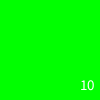
Frame 1 (no input)
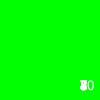
Frame 60 (the mouse pressed at the canvas centre just before this capture)
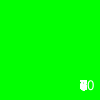
Frame 120 (the mouse held since frame 60 and released just before this capture)

The Processing sketch that drew these frames (run headless with seeded random() and noise(); from frame 60 on, the mouse is pressed at the canvas centre):

// Processing sketch: H012_Opd2
// ── H012_Opd2.pde
int klik;
boolean einde;
int seconden;
int sOver;

void setup(){
background(0,255,0);

klik = 0;
einde = false;
}
void draw(){
   
seconden = millis()/1000;
sOver = 10 - seconden;
 fill(255,255,255);
  textSize(15);
text(sOver,80,90);
if(seconden >= 10){
einde = true;
  
}
if(einde == true){
background(255,0,0);
 fill(0,0,0);
  textSize(30);
  text(klik,30,70);
   
}
}
void keyPressed(){





  
}
   
   
   void keyReleased(){
    
     if(keyCode == 32 && einde == false){
     background(0,255,0); 
     klik = klik + 1;
     fill(0,0,0);
  textSize(40);
  text(klik,30,70);
   
   }
   }
